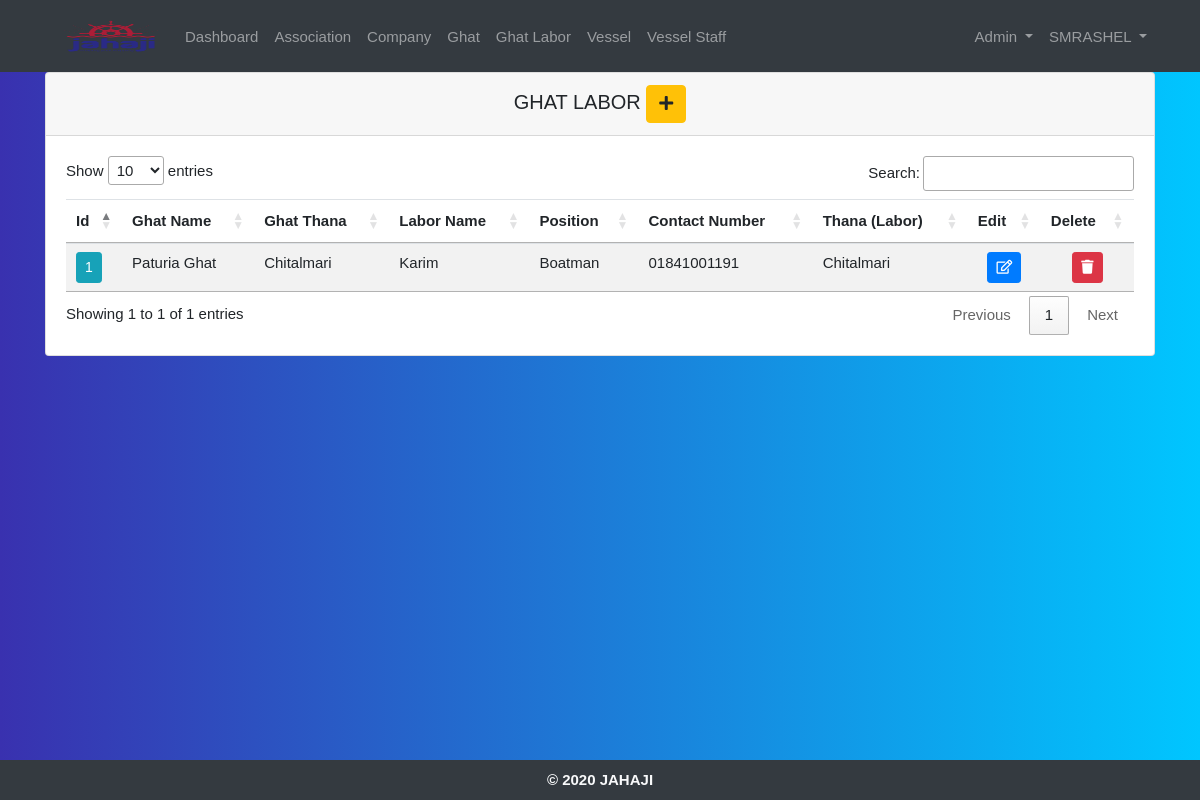
Screenshot of /ghat_labors/ (signed in) with the database file from the repository.
### crewdatabd/models.py (models this page shows, shortened)
class GhatLabor(models.Model):
    APOSITIVE = 'A+'
    ANEGATIVE = 'A-'
    ABPOSITIVE = 'AB+'
    ABNEGATIVE = 'AB-'
    BPOSITIVE = 'B+'
    BNEGATIVE = 'B-'
    OPOSITIVE = 'O+'
    ONEGATIVE = 'O-'
    TOUCH = 'touch'
    BUTTON = 'button'
    LABOR = 'Labor'
    BOATMAN = 'Boatman'
    OTHER = 'Other'
    BLOOD_GROUP_CHOICES = [
        (APOSITIVE, 'A Positive'),
        (ANEGATIVE, 'A Negative'),
        (ABPOSITIVE, 'AB Positive'),
        (ABNEGATIVE, 'AB Negative'),
        (BPOSITIVE, 'B Positive'),
        (BNEGATIVE, 'B Negative'),
        (OPOSITIVE, 'O Positive'),
        (ONEGATIVE, 'O Negative'),
    ]
    MOBILE_TYPE_CHOICES = [
        (TOUCH, 'Touch'),
        (BUTTON, 'Button'),
    ]
    GHAT_LABOR_POSITION = [
        (LABOR, 'Labor'),
        (BOATMAN, 'Boatman'),
        (OTHER, 'Other')
    ]
    ghat_district = models.ForeignKey(District, on_delete=models.CASCADE, related_name='+')
    ghat_thana = models.ForeignKey(Thana, on_delete=models.CASCADE, related_name='+')
    ghat_name = models.ForeignKey(Ghat, on_delete=models.CASCADE)
    labor_name = models.CharField('Labor Name', max_length=200)
    labor_position = models.CharField('Labor Position', max_length=200, choices=GHAT_LABOR_POSITION)
    labor_contact = models.CharField('Labor Contact', unique=True, max_length=200, null=True, blank=True)
    labor_address = models.CharField('Address', max_length=200, null=True, blank=True)
    address_district = models.ForeignKey(District, on_delete=models.CASCADE, related_name='+')
    address_thana = models.ForeignKey(Thana, on_delete=models.CASCADE, related_name='+')
    family_members = models.CharField('Family Members', max_length=200, null=True, blank=True)
    avg_daily_income = models.IntegerField('AVG Daily Income', null=True, blank=True)
    avg_working_day_m = models.IntegerField('AVG Working Day/Month', null=True, blank=True)
    avg_family_income_m = models.IntegerField('AVG Family Income/Month', null=True, blank=True)
    education_level = models.ForeignKey(EducationLevel, on_delete=models.CASCADE, null=True, blank=True)
    birth_date = models.DateField('Date of Birth', null=True, blank=True)
    nid_number = models.CharField('NID Number', unique=True, null=True, max_length=200, blank=True)
    mobile_type = models.CharField('Mobile Type', max_length=200, choices=MOBILE_TYPE_CHOICES, null=True, blank=True)
    bank_account = models.BooleanField('Bank Account', null=True, blank=True)
    mobile_money_account = models.ForeignKey(MobileMoneyAccount, on_delete=models.CASCADE, null=True, blank=True)
    blood_group = models.CharField('Blood Group', max_length=200, choices=BLOOD_GROUP_CHOICES, null=True, blank=True)
    added_by = models.ForeignKey(
        settings.AUTH_USER_MODEL,
        on_delete=models.CASCADE, null=True, blank=True, related_name='+'
    )
    added_date = models.DateTimeField('Added Date', auto_now_add=True, null=True, blank=True)
    updated_by = models.ForeignKey(
        settings.AUTH_USER_MODEL,
        on_delete=models.CASCADE, null=True, blank=True, related_name='+'
    )
    updated_date = models.DateTimeField('Updated Date', auto_now_add=False, null=True, blank=True)

class Ghat(models.Model):
    ghat_name = models.CharField('Ghat Name', max_length=200)
    leaseholder_name = models.CharField('Leaseholder Name', max_length=200)
    leaseholder_contact = models.CharField('Leaseholder Contact', unique=True, max_length=200)
    manager_name = models.CharField('Manager Name', max_length=200, null=True, blank=True)
    manager_contact = models.CharField('Manager Contact', unique=True, max_length=200, null=True, blank=True)
    labor_leader_name = models.CharField('Labor Sordar Name', max_length=200, null=True, blank=True)
    labor_leader_contact = models.CharField('Labor Sordar Contact', unique=True, max_length=200, null=True, blank=True)
    river_name = models.CharField('River Name', max_length=200, null=True, blank=True)
    ghat_address = models.CharField('Address', max_length=200, null=True, blank=True)
    district = models.ForeignKey(District, on_delete=models.CASCADE)
    thana = models.ForeignKey(Thana, on_delete=models.CASCADE)
    ghat_coordinate = models.CharField('Ghat Latitude and Longitude', max_length=200, null=True, blank=True)
    ghat_email = models.EmailField('Email', max_length=200, null=True, blank=True)
    added_by = models.ForeignKey(
        settings.AUTH_USER_MODEL,
        on_delete=models.CASCADE, null=True, blank=True, related_name='+'
    )
    added_date = models.DateTimeField('Added Date', auto_now_add=True, null=True, blank=True)
    updated_by = models.ForeignKey(
        settings.AUTH_USER_MODEL,
        on_delete=models.CASCADE, null=True, blank=True, related_name='+'
    )
    updated_date = models.DateTimeField('Updated Date', auto_now_add=False, null=True, blank=True)
    def __str__(self):
        return self.ghat_name

class Thana(models.Model):
    district = models.ForeignKey(District, on_delete=models.CASCADE)
    thana_name = models.CharField('Thana', max_length=200)
    def __str__(self):
        return self.thana_name

### crewdatabd/decorators.py (the view)
        def wrapper_func(request, *args, **kwargs):
            group = None
            if request.user.groups.exists():
                group = request.user.groups.all()[0].name
            if group in allowed_roles:
                 return view_func(request, *args, **kwargs)
            else:
                return redirect('home')

### crewdatabd/views.py (called while the page is built)
@login_required(login_url='login')
@allowed_users(allowed_roles=['admin', 'manager', 'ghat', 'viewer'])
def ghat_labors(request):
    ghat_labors = GhatLabor.objects.all()
    context = {'ghat_labors': ghat_labors}
    return render(request, 'crewdatabd/ghat_labors.html', context)

### crewdatabd/templates/crewdatabd/ghat_labors.html (shortened to what this page needs)
{% extends 'crewdatabd/main.html' %}
{% block content %}
        <div class="card text-black mb-3">
            <h5 class="card-header text-center">GHAT LABOR
            {% for group in user.groups.all %}
              {% if group.name == 'admin' or group.name == 'manager' or group.name == 'ghat' %}
                <a href="{% url 'create_labor' %}" class="btn btn-warning">
                    <i class="fas fa-plus"></i>
                </a>
              {% endif %}
            {% endfor %}
            </h5>
            <div class="card-body">
                <div align="center" style="overflow:auto">
                    <table id="ship" class="table table-striped table-hover">
                        <thead>
                            <tr>
                                <th scope="col">Id</th>
                                <th scope="col">Ghat Name</th>
                                <th scope="col">Ghat Thana</th>
                                <th scope="col">Labor Name</th>
                                <th scope="col">Position</th>
                                <th scope="col">Contact Number</th>
                                <th scope="col">Thana (Labor)</th>
                                {% for group in user.groups.all %}
                                  {% if group.name == 'admin' or group.name == 'manager' or group.name == 'ghat' %}
                                <th scope="col">Edit</th>
                                <th scope="col">Delete</th>
                                  {% endif %}
                                {% endfor %}
                            </tr>
                        </thead>
                        <tbody>
                        {% for ghat_labor in ghat_labors %}
                            <tr>
                                <td>
                                    <a href="{% url 'read_labor' ghat_labor.id %}" type="button" class="update-book btn btn-sm btn-info">
                                      {{ ghat_labor.id }}
                                    </a>
                                </td>
                                <td>{{ ghat_labor.ghat_name }}</td>
                                <td>{{ ghat_labor.ghat_thana }}</td>
                                <td>{{ ghat_labor.labor_name }}</td>
                                <td>{{ ghat_labor.labor_position }}</td>
                                <td>{{ ghat_labor.labor_contact }}</td>
                                <td>{{ ghat_labor.address_thana }}</td>
                                {% for group in user.groups.all %}
                                  {% if group.name == 'admin' or group.name == 'manager' or group.name == 'ghat' %}
                                <td class="text-center">
                                    <a href="{% url 'update_labor' ghat_labor.id %}" type="button" class="update-book btn btn-sm btn-primary">
                                      <i class="far fa-edit"></i>
                                    </a>
                                </td>
                                <td class="text-center">
                                    <a href="{% url 'delete_labor' ghat_labor.id %}" type="button" class="update-book btn btn-sm btn-danger">
                                      <i class="fas fa-trash"></i>
                                    </a>
                                </td>
                                  {% endif %}
                                {% endfor %}
                            </tr>
                        {% endfor %}
                        </tbody>
                    </table>
                </div>
            </div>
        </div>
{% endblock %}

### crewdatabd/templates/crewdatabd/navbar.html (shortened to what this page needs)
{% load static %}
<nav class="navbar navbar-expand-lg navbar-dark bg-dark">
  <div class="container">
    <div class="collapse navbar-collapse" id="navbarSupportedContent">
      <a class="nav-link" href="{% url 'home' %}">
        <img src="{% static 'images/logo.png' %}" id="logo" alt="logo"  width="100" height="40">
      </a>
      <ul class="navbar-nav mr-auto">
        <li class="nav-item">
          <a class="nav-link" href="{% url 'home' %}">Dashboard</a>
        </li>
        {% for group in user.groups.all %}
          {% if group.name == 'admin' or group.name == 'manager' or group.name == 'viewer' %}
            <li class="nav-item">
              <a class="nav-link" href="{% url 'associations' %}">Association</a>
            </li>
          {% endif %}
        {% endfor %}
        {% for group in user.groups.all %}
          {% if group.name == 'admin' or group.name == 'manager' or group.name == 'jahaji' or group.name == 'viewer' %}
            <li class="nav-item">
              <a class="nav-link" href="{% url 'companies' %}">Company</a>
            </li>
          {% endif %}
        {% endfor %}
        {% for group in user.groups.all %}
          {% if group.name == 'admin' or group.name == 'manager' or group.name == 'jahaji' or group.name == 'viewer' %}
            <li class="nav-item">
              <a class="nav-link" href="{% url 'ghats' %}">Ghat</a>
            </li>
          {% endif %}
        {% endfor %}
        {% for group in user.groups.all %}
          {% if group.name == 'admin' or group.name == 'manager' or group.name == 'ghat' or group.name == 'viewer' %}
            <li class="nav-item">
              <a class="nav-link" href="{% url 'ghat_labors' %}">Ghat Labor</a>
            </li>
          {% endif %}
        {% endfor %}
        {% for group in user.groups.all %}
          {% if group.name == 'admin' or group.name == 'manager' or group.name == 'jahaji' or group.name == 'viewer' %}
            <li class="nav-item">
              <a class="nav-link" href="{% url 'ships' %}">Vessel</a>
            </li>
          {% endif %}
        {% endfor %}
        {% for group in user.groups.all %}
          {% if group.name == 'admin' or group.name == 'manager' or group.name == 'vessel' or group.name == 'viewer' %}
            <li class="nav-item">
              <a class="nav-link" href="{% url 'seafarers' %}">Vessel Staff</a>
            </li>
          {% endif %}
        {% endfor %}
      </ul>
      <ul class="navbar-nav navbar-right">
      {% for group in user.groups.all %}
        {% if group.name == 'admin' or group.name == 'manager' %}
          <li class="nav-item dropdown">
            <a class="nav-link dropdown-toggle" href="#" id="navbarDropdown" role="button" data-toggle="dropdown" aria-haspopup="true" aria-expanded="false">
              Admin
            </a>
          </li>
        {% endif %}
      {% endfor %}
        <li class="nav-item dropdown">
          <a class="nav-link dropdown-toggle" href="#" id="navbarDropdown" role="button" data-toggle="dropdown" aria-haspopup="true" aria-expanded="false">
            {{user.username|upper}}
          </a>
        </li>
      </ul>
    </div>
  </div>
</nav>

### static/css/main.css (style rules this page uses)
html { position: relative; min-height: 100%; }
body { margin-bottom: 40px; font-family: "segoe-ui", "open-sans", tahoma, arial; font-size: 15px; }
.navbar-nav >li >a, .navbar-brand { color: #f8f9fa; padding-top: 5px !important; padding-bottom: 10px !important; height: 30px; }
.navbar { min-height: 30px !important; }

### static/css/seafarer_details.css (style rules this page uses)
body { background: -webkit-linear-gradient(left, #3931af, #00c6ff); }

### rows the page displays
GhatLabor: id "1", ghat_name "Paturia Ghat", ghat_thana "Chitalmari", labor_name "Karim", labor_position "Boatman", labor_contact "01841001191", address_thana "Chitalmari"

### other values shown
{{ user.username|upper }} "SMRASHEL"
